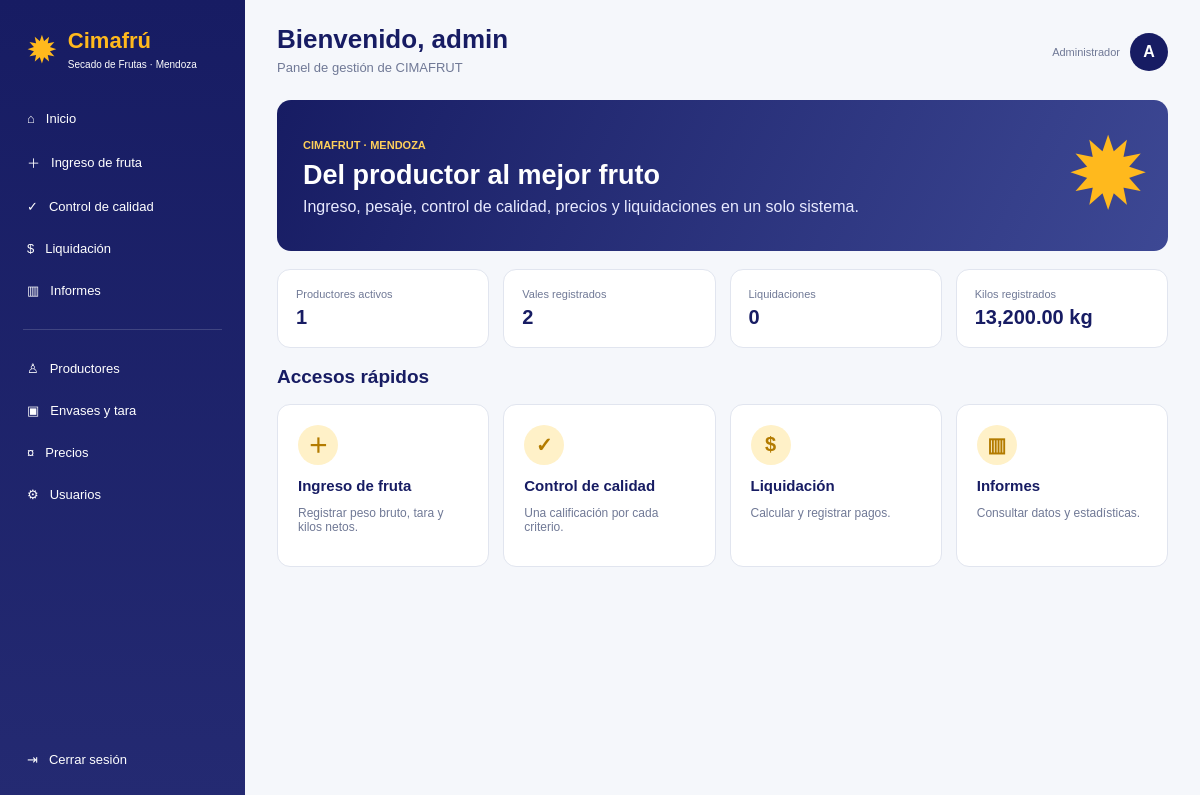
/dashboard (signed in), run on the app's committed database.
### app.py (models this page shows)
class Usuario(UserMixin,db.Model):
    id=db.Column(db.Integer,primary_key=True); usuario=db.Column(db.String(100),unique=True,nullable=False)
    password=db.Column(db.String(200),nullable=False); nombre=db.Column(db.String(120),default='')
    rol=db.Column(db.String(30),default='general',nullable=False); activo=db.Column(db.Boolean,default=True,nullable=False)

### app.py (the view)
@app.route('/dashboard')
@login_required
def dashboard():
    return render_template('dashboard.html',productores=Productor.query.filter_by(activo=True).count(),vales=Vale.query.count(),liquidaciones=Liquidacion.query.count(),total_kilos=db.session.query(db.func.sum(Vale.kilos)).scalar() or 0)

### app.py (called while the page is built)
@login_manager.user_loader
def cargar_usuario(uid): return db.session.get(Usuario,int(uid))

@app.template_filter('kg')
def kg(v): return f'{float(v or 0):,.2f} kg'

@app.context_processor
def globals_template(): return {'ROLES':ROLES,'FRUTAS':FRUTAS,'VARIEDADES':VARIEDADES}

@app.before_request
def bloquear_inactivos():
    if current_user.is_authenticated and not current_user.activo and request.endpoint not in ('logout','login','static'):
        logout_user(); return redirect(url_for('login'))

### templates/dashboard.html
{% extends 'base.html' %}{% block title %}Inicio{% endblock %}{% block header %}Bienvenido, {{current_user.nombre or current_user.usuario}}{% endblock %}{% block subtitle %}Panel de gestión de CIMAFRUT{% endblock %}{% block content %}<div class="hero"><div><span>CIMAFRUT · MENDOZA</span><h2>Del productor al mejor fruto</h2><p>Ingreso, pesaje, control de calidad, precios y liquidaciones en un solo sistema.</p></div><b>✹</b></div><div class="stat-grid"><div class="stat"><span>Productores activos</span><strong>{{productores}}</strong></div><div class="stat"><span>Vales registrados</span><strong>{{vales}}</strong></div><div class="stat"><span>Liquidaciones</span><strong>{{liquidaciones}}</strong></div><div class="stat"><span>Kilos registrados</span><strong>{{total_kilos|kg}}</strong></div></div><h2 class="section-title">Accesos rápidos</h2><div class="quick-grid">{% if current_user.rol in ['administrador','general','bascula'] %}<a class="quick" href="{{url_for('ingreso_fruta')}}"><b>＋</b><h3>Ingreso de fruta</h3><p>Registrar peso bruto, tara y kilos netos.</p></a>{% endif %}{% if current_user.rol in ['administrador','general','calidad'] %}<a class="quick" href="{{url_for('cola_calidad')}}"><b>✓</b><h3>Control de calidad</h3><p>Una calificación por cada criterio.</p></a>{% endif %}{% if current_user.rol in ['administrador','general','liquidaciones'] %}<a class="quick" href="{{url_for('liquidaciones')}}"><b>$</b><h3>Liquidación</h3><p>Calcular y registrar pagos.</p></a>{% endif %}<a class="quick" href="{{url_for('informes')}}"><b>▥</b><h3>Informes</h3><p>Consultar datos y estadísticas.</p></a></div>{% endblock %}

### templates/base.html (shortened to what this page needs)
<!doctype html><html lang="es"><head><link rel="stylesheet" href="{{ url_for('static',filename='estilos.css') }}"></head><body>
<aside class="sidebar"><div class="brand"><div class="brand-mark">✹</div><div><strong>Cimafrú</strong><small>Secado de Frutas · Mendoza</small></div></div><nav class="nav">
<a href="{{url_for('dashboard')}}">⌂ <span>Inicio</span></a>{% if current_user.rol in ['administrador','general','bascula'] %}<a href="{{url_for('ingreso_fruta')}}">＋ <span>Ingreso de fruta</span></a>{% endif %}{% if current_user.rol in ['administrador','general','calidad'] %}<a href="{{url_for('cola_calidad')}}">✓ <span>Control de calidad</span></a>{% endif %}{% if current_user.rol in ['administrador','general','liquidaciones'] %}<a href="{{url_for('liquidaciones')}}">$ <span>Liquidación</span></a>{% endif %}<a href="{{url_for('informes')}}">▥ <span>Informes</span></a><div class="nav-separator"></div>{% if current_user.rol in ['administrador','general','bascula'] %}<a href="{{url_for('productores')}}">♙ <span>Productores</span></a><a href="{{url_for('envases')}}">▣ <span>Envases y tara</span></a>{% endif %}{% if current_user.rol in ['administrador','general','precios'] %}<a href="{{url_for('precios')}}">¤ <span>Precios</span></a>{% endif %}{% if current_user.rol=='administrador' %}<a href="{{url_for('usuarios')}}">⚙ <span>Usuarios</span></a>{% endif %}</nav><a class="logout" href="{{url_for('logout')}}">⇥ <span>Cerrar sesión</span></a></aside>
<main class="contenido"><header class="topbar"><div><h1>{% block header %}{% endblock %}</h1><p>{% block subtitle %}{% endblock %}</p></div><div class="perfil"><span class="role">{{ ROLES.get(current_user.rol,current_user.rol) }}</span><div class="avatar">{{ current_user.usuario[0]|upper }}</div></div></header>{% block content %}{% endblock %}</main></body></html>

### static/estilos.css (style rules this page uses)
:root { --navy:#171c63;--navy2:#292f7b;--yellow:#ffb91d;--bg:#f5f7fb;--text:#26315f;--muted:#707996;--line:#e1e5ef;--green:#3da45b;--red:#d95c50 }
* { box-sizing:border-box }
body { margin:0;background:var(--bg);font-family:Arial,sans-serif;color:var(--text) }
a { text-decoration:none;color:inherit }
.sidebar { position:fixed;left:0;top:0;bottom:0;width:245px;background:linear-gradient(180deg,var(--navy),#242a72);color:#fff;padding:22px 14px;display:flex;flex-direction:column;z-index:10 }
.brand { display:flex;gap:10px;align-items:center;padding:6px 12px 28px }
.brand-mark { font-size:38px;color:var(--yellow) }
.brand strong { display:block;color:var(--yellow);font-size:22px }
.brand small { font-size:10px }
.nav { display:flex;flex-direction:column;gap:5px }
.nav a,.logout { padding:11px 13px;border-radius:9px;display:flex;gap:11px;align-items:center;font-size:13px }
.nav-separator { height:1px;background:#ffffff28;margin:15px 9px }
.logout { margin-top:auto }
.contenido { margin-left:245px;padding:24px 32px;min-height:100vh }
.topbar { display:flex;justify-content:space-between;align-items:center;margin-bottom:20px }
.topbar h1 { margin:0;color:var(--navy);font-size:26px }
.topbar p { margin:5px 0;color:var(--muted);font-size:13px }
.perfil { display:flex;align-items:center;gap:10px }
.role { font-size:11px;color:var(--muted) }
.avatar { width:38px;height:38px;border-radius:50%;background:var(--navy);color:#fff;display:grid;place-items:center;font-weight:bold }
.hero { background:linear-gradient(115deg,var(--navy),#3d4894);color:white;border-radius:14px;padding:26px;display:flex;justify-content:space-between;align-items:center }
.hero span { color:#ffd05a;font-size:11px;font-weight:bold }
.hero h2 { margin:7px 0;font-size:27px }
.hero p { margin:0;color:#e8eaff }
.hero>b { font-size:85px;color:var(--yellow) }
.stat-grid { display:grid;grid-template-columns:repeat(4,1fr);gap:14px;margin:18px 0 }
.stat,.quick,.card { background:#fff;border:1px solid var(--line);border-radius:13px }
.stat { padding:18px }
.stat span { font-size:11px;color:var(--muted);display:block }
.stat strong { font-size:20px;color:var(--navy);display:block;margin-top:6px }
.section-title { color:var(--navy);font-size:19px }
.quick-grid { display:grid;grid-template-columns:repeat(4,1fr);gap:14px }
.quick { padding:20px }
.quick b { width:40px;height:40px;border-radius:50%;background:#fff1c8;color:#b37b00;display:grid;place-items:center;font-size:20px }
.quick h3 { font-size:15px;color:var(--navy);margin:12px 0 5px }
.quick p,.hint { font-size:12px;color:var(--muted) }

### data on the page
Usuario: nombre+usuario "admin", get "Administrador", usuario "A"

### other printed values
{{ productores }} "1"
{{ vales }} "2"
{{ liquidaciones }} "0"
{{ total_kilos|kg }} "13,200.00 kg"
